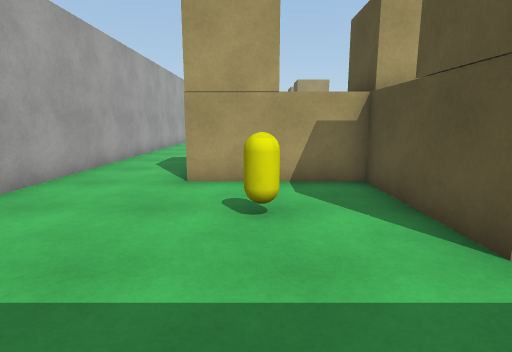
view 1 (above)

23 first-person views from a walk through a scene from a Unity 3-D project. The camera is 1.3 m above the floor, tilts 10° down and sees 80° across. The floor is counted in squares, 1 m on a side. Each view is taken from the middle of a square. On the plan, view 1 faces up. The plan holds only what a view shows up to about 14 squares ahead; the rest is blank. The player character is not drawn. Surface patterns are stand-ins for the level's own textures.

view 2
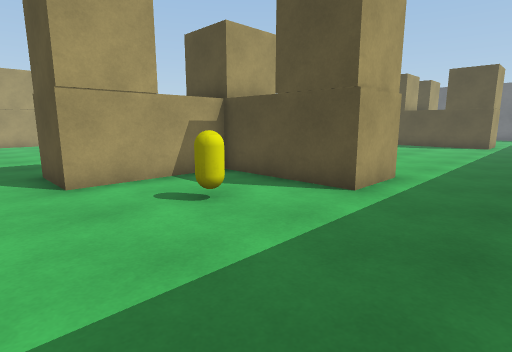

view 3
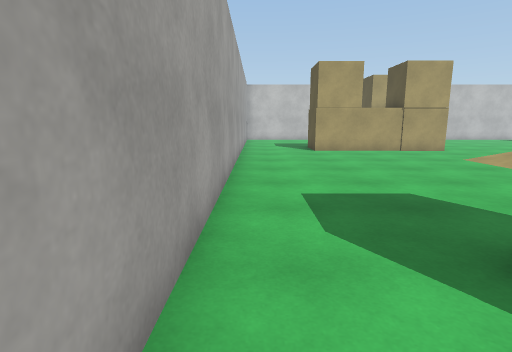

view 4
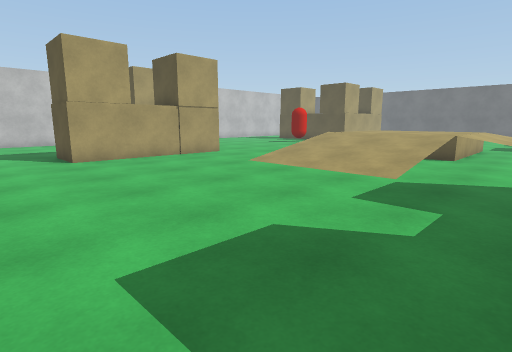

view 5
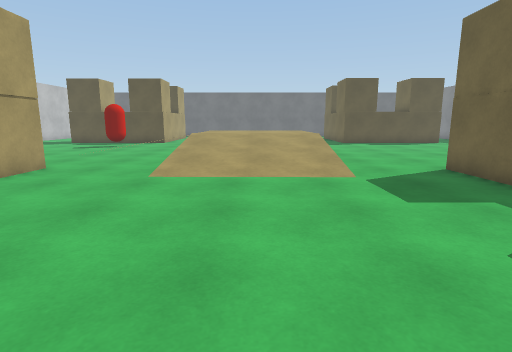

view 6
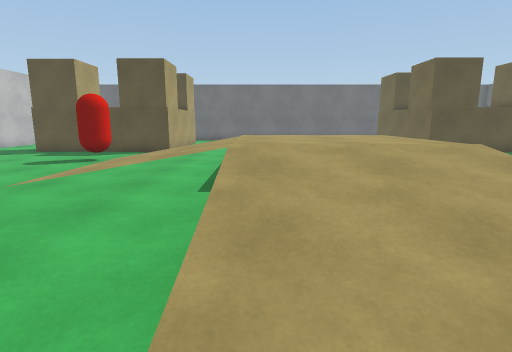

view 7
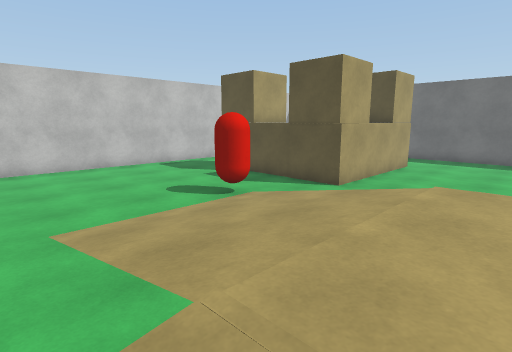

view 8
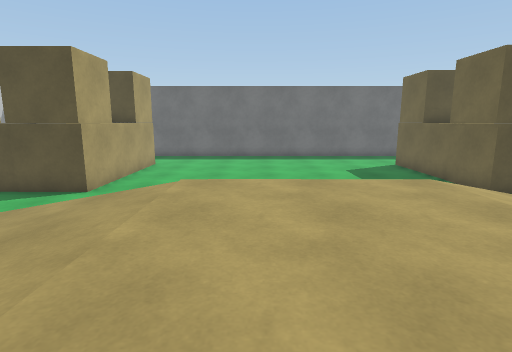

view 9
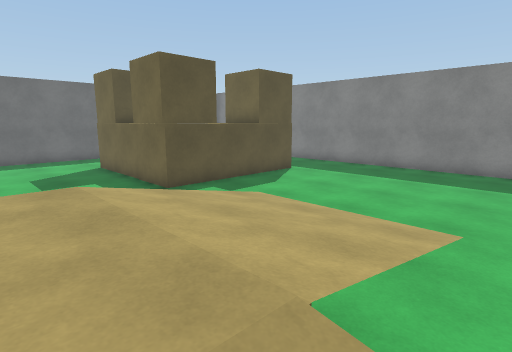

view 10
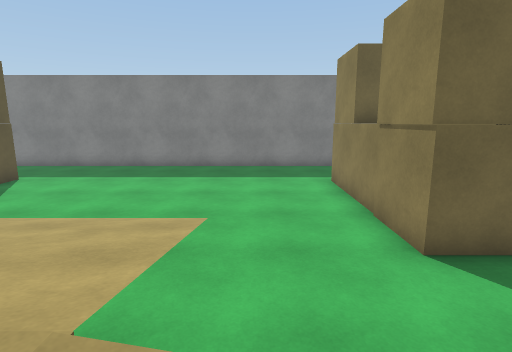

view 11
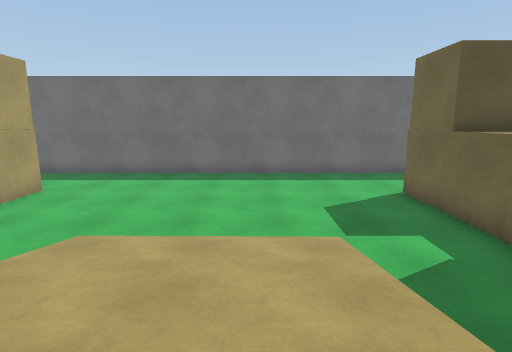

view 12
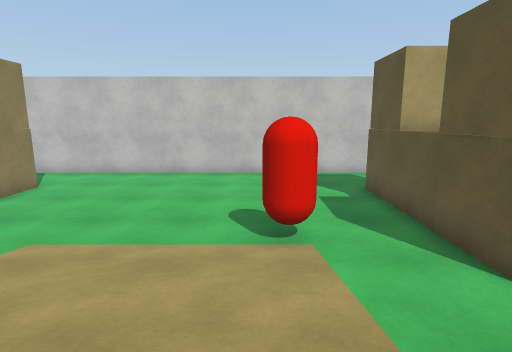

view 13
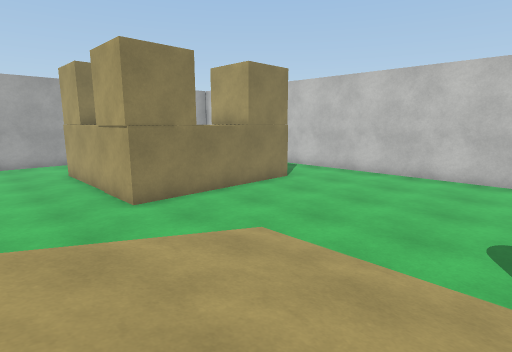

view 14
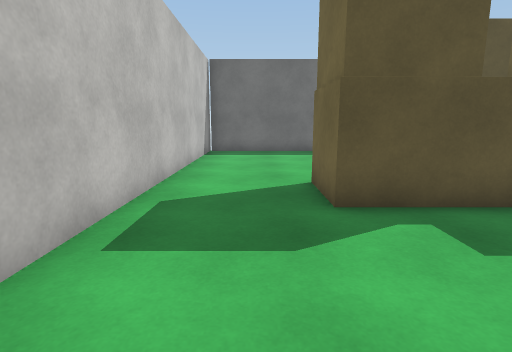

view 15
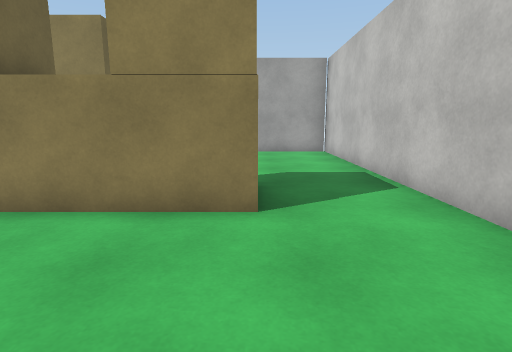

view 16
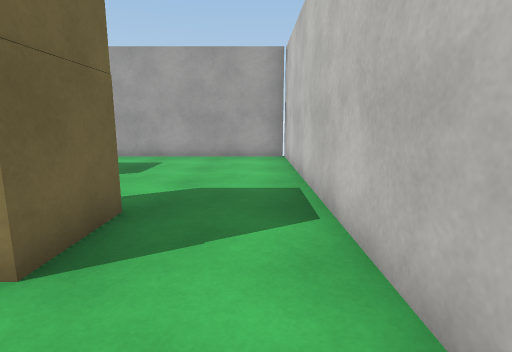

view 17
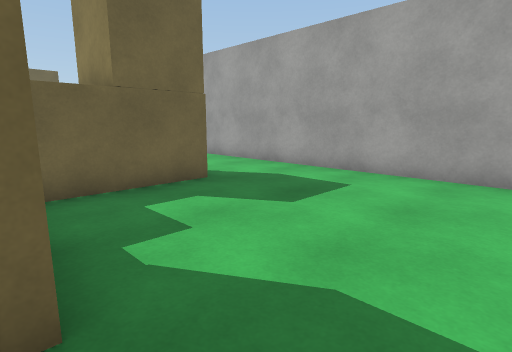

view 18
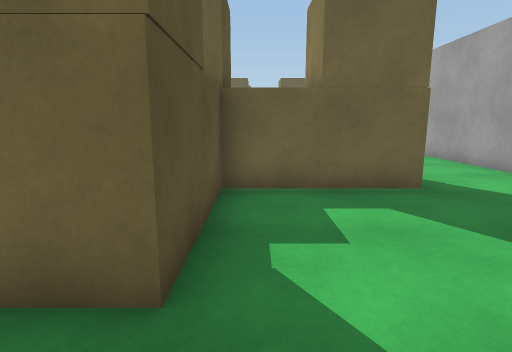

view 19
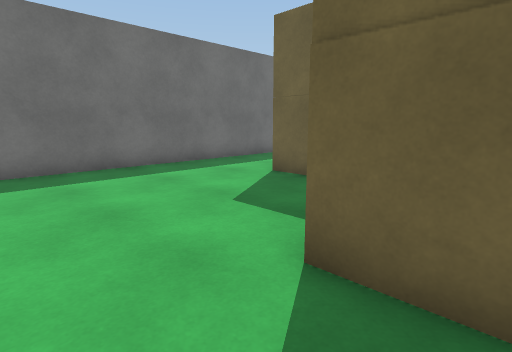

view 20
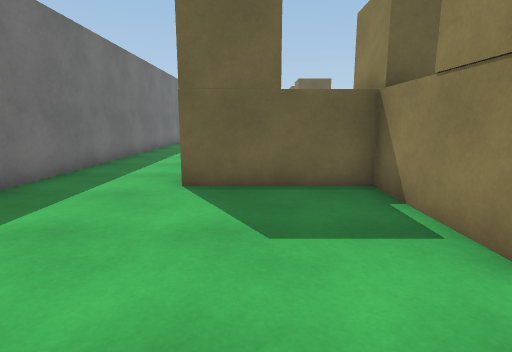

view 21
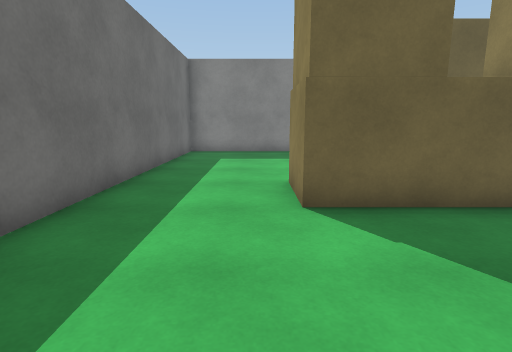

view 22
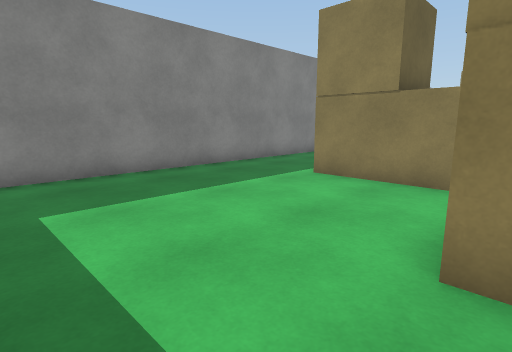

view 23
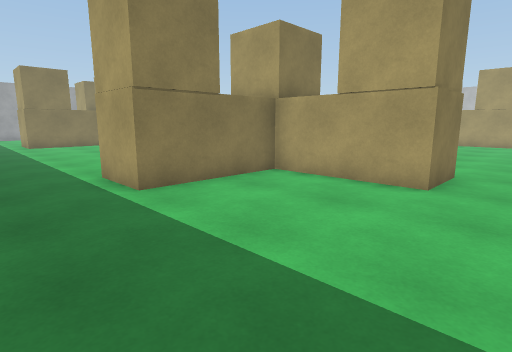

### Floor plan
Key: @ floor where view 1 was taken; # wall or solid block; . main floor; : floor 0.75 m higher than the main floor; / step, stairs or slope; = window, fence, low wall or low ledge; C yellow capsule; R red capsule.
Columns run from 5 left of view 1 to 25 right of it. Each row starts with its distance up from view 1.
 29 ###############################
 28 #.............................#
 27 #.............................#
 26 #.......###..........##.......#
 25 #.......###..........##.......#
 24 #.......###..........##.......#
 23 #.......###..........##.......#
 22 #...#######.......R..######...#
 21 #...##### #..........# ####...#
 20 #...#######..//////..######...#
 19 #............//////...........#
 18 #............=/////...........#
 17 #............=:::::...........#
 16 #........////:::::.://........#
 15 #........////:::::.://........#
 14 #........////:::::.://........#
 13 #........////:::::.://........#
 12 #........////::::::///........#
 11 #............=:::::...........#
 10 #............=///// ..........#
  9 #...#  ###...//////  .........#
  8 #...#  ###...//////.#######...#
  7 #...######..........#######...#
  6 #.......##..........###.......#
  5  .......##..........###.......#
  4  ....C..##..........###.......#
  3   ......##..........###.......#
  2   ............................#
  1    ...........................#
  0   . .@........................#
 -1         #######################

Where each view was taken, in squares from view 1:
view 1: 0 up, 0 right, facing up
view 2: 0 up, 3 left, facing up-right
view 3: 6 up, 4 left, facing up
view 4: 9 up, 4 left, facing up-right
view 5: 14 up, 4 left, facing right
view 6: 16 up, 2 right, facing right
view 7: 15 up, 7 right, facing up-right
view 8: 15 up, 7 right, facing right
view 9: 13 up, 7 right, facing down-right
view 10: 13 up, 7 right, facing down
view 11: 13 up, 12 right, facing right
view 12: 16 up, 12 right, facing up
view 13: 17 up, 12 right, facing up-left
view 14: 27 up, 11 right, facing right
view 15: 26 up, 9 right, facing left
view 16: 28 up, 7 right, facing left
view 17: 28 up, 3 right, facing down-left
view 18: 28 up, 2 right, facing down
view 19: 28 up, 16 right, facing down-right
view 20: 28 up, 20 right, facing down
view 21: 13 up, 22 right, facing down
view 22: 7 up, 24 right, facing down-left
view 23: 0 up, 23 right, facing up-left
